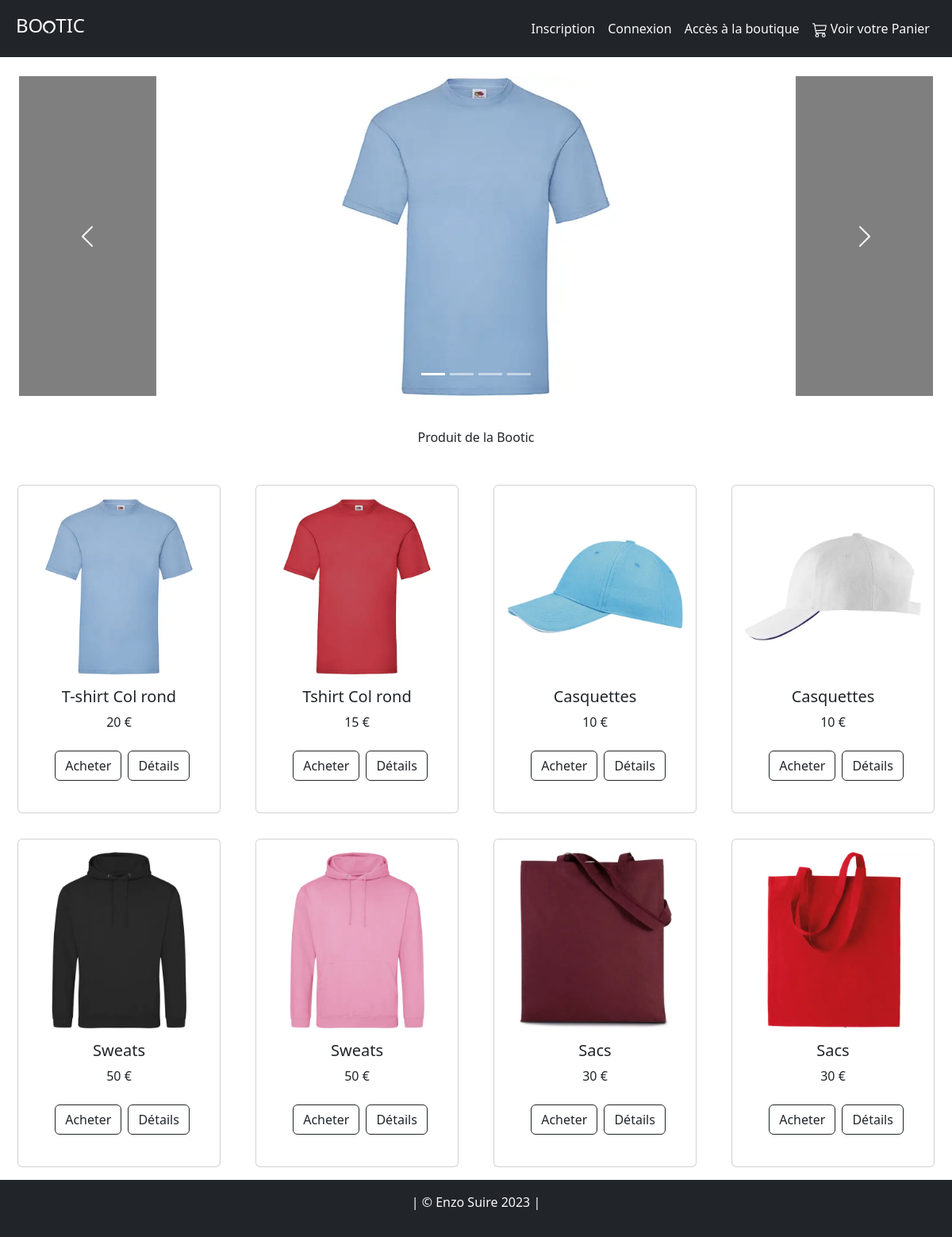
The app's page /Exercice-Bootic1/index.php with its own data.
### tables this page shows
CREATE TABLE `t_produit` (
  `id_produit` int(3) NOT NULL COMMENT 'Ce champ correspond au\r\nnuméro du produit qui sera\r\nauto-généré et incrémenté.',
  `reference` varchar(20) NOT NULL COMMENT 'Ce champ correspond à la\r\nréférence du produit. Il sera\r\nunique et par conséquent 2\r\nproduits ne pourront pas avoir\r\nla même référence.',
  `id_categorie` int(3) NOT NULL COMMENT 'Ce champ correspond a la\r\ncatégorie du produit.',
  `titre` varchar(100) NOT NULL COMMENT 'Ce champ correspond au titre\r\ndu produit.',
  `description` text NOT NULL COMMENT 'Ce champ correspond a la\r\ndescription du produit.',
  `couleur` varchar(20) NOT NULL COMMENT 'Ce champ correspond à la\r\ncouleur du produit.',
  `taille` varchar(5) NOT NULL COMMENT 'Ce champ correspond à la taille\r\ndu produit.',
  `public` enum('''f''','''m''','''mixte''') NOT NULL COMMENT 'Ce champ permettra de\r\ndéterminer à quel public est\r\ndestiné ce produit. Les choix\r\npossibles sont Homme (M), soit\r\nFemme (F) ou mixte (mixte).',
  `photo` varchar(250) NOT NULL COMMENT 'Ce champ correspond au\r\nchemin de la photo qui sera\r\nenregistré pour représenter le\r\nproduit. Ce ne sera pas le fichier\r\nimage directement mais bien\r\nson chemin qui sera enregistré.',
  `prix` int(3) NOT NULL COMMENT 'Ce champ correspond au prix du\r\nproduit.',
  `stock` int(3) NOT NULL COMMENT 'Ce champ correspond au stock\r\nrestant du produit.'
);

### Exercice-Bootic1/index.php (the view, shortened to what this page needs)
<?php include './inc/img/header.inc.php';
try {
    $username = "root";
    $password = '';
    $dsn = 'mysql:host=localhost;dbname=dbbootic;port=3306;charset=utf8';
    $db = new PDO($dsn, $username, $password);
    $db->setAttribute(PDO::ATTR_ERRMODE, PDO::ERRMODE_EXCEPTION);
    $req = $db->query('SELECT * FROM t_produit INNER JOIN t_categorie ON (t_produit.id_categorie = t_categorie.id_categorie)') ;
    $res = $req->fetchAll();
    echo' <div class="container-fluid  p-4">
    <div class="row">
        <div class="col-12" >
            <div id="carouselExampleCaptions" class="carousel slide ">
                        <div class="carousel-indicators ">
                                <button type="button" data-bs-target="#carouselExampleCaptions" data-bs-slide-to="0" class="active" aria-current="true" aria-label="Slide 1"></button>
                                <button type="button" data-bs-target="#carouselExampleCaptions" data-bs-slide-to="1" aria-label="Slide 2"></button>
                                <button type="button" data-bs-target="#carouselExampleCaptions" data-bs-slide-to="2" aria-label="Slide 3"></button>
                                <button type="button" data-bs-target="#carouselExampleCaptions" data-bs-slide-to="3" aria-label="Slide 4"></button>
                                </div>
                                <div class="carousel-inner " >
                                    <div class="carousel-item active ">
                                        <img src="./inc/img/t_shirt/ts_azur.webp" class="d-block    mx-auto" alt="..." style="width: 35%;">
                                        <div class="carousel-caption d-none d-md-block"></div>
                                    </div>
                                    <button class="carousel-control-prev" type="button" data-bs-target="#carouselExampleCaptions" data-bs-slide="prev" style="background-color: black">
                                    <span class="carousel-control-prev-icon" aria-hidden="true"></span>
                                    </button>
                                    <button class="carousel-control-next" type="button" data-bs-target="#carouselExampleCaptions" data-bs-slide="next" style="background-color: black">
                                    <span class="carousel-control-next-icon" aria-hidden="true"></span>
                                    </button>
                                </div>
                        </div>
            </div>
        </div>
    </div>
</div>';
    echo "<p class=\"text-center p-3\">Produit de la Bootic </p> ";
    echo "<div class=\"container-fluid mt-3 \">";
    echo "<div class=\"row\">";
    foreach ($res as $key => $value) {
        echo "<div class=\"col-lg-3 col-12  col-md-4 p-3 text-center\">";
        echo "<div class=\"card   mx-auto p-3\" style=\"width: 16rem;\">";
        echo "<img class=\"card-img-top\" src=\"../Exercice-Bootic1/inc/img/$value[8]\" alt=\"Card image cap\">";
        echo "<div class=\"card-body\">";
        echo "<h5 class=\"card-title text-center\">$value[3]</h5>";
        echo "<p class=\"card-text text-center \">$value[9] €  </p>";
        echo "<a href=\"panier.php?id=$value[0]\" class=\"btn btn-outline-dark m-2\">Acheter</a>";
        echo "<a href=\"produit.php?id=$value[0]\" class=\"btn btn-outline-dark\">Détails</a>";
        echo "</div>";
        echo "</div>";
        echo "</div>";
    }
    echo "</div>";
    echo "</div>";
} catch (PDOException $e) {
    echo 'Erreur : ' . $e->getMessage();
}
include './inc/img/footer.inc.php'; ?>

### Exercice-Bootic1/inc/img/header.inc.php (shortened to what this page needs)
<!DOCTYPE html>
<html lang="fr">
<head>
    <link rel="stylesheet" href="inc/css/styles.css">
    <link href="https://cdn.jsdelivr.net/npm/bootstrap@5.3.2/dist/css/bootstrap.min.css" rel="stylesheet">
</head>
<body>
<header class="bg-dark sticky-top p-2">
        <div class="container-fluid">
            <div class="row d-flex align-items-center">
                <div class="col-4">
                    <h4><a href="index.php " class="titre text-decoration-none text-light"> BOTIC</a></h4>
                </div>
                <div class="col-8 d-flex justify-content-end">
                    <nav class="navbar navbar-expand-md">
                        <div class="collapse navbar-collapse text-light " id="navbarNav">
                            <ul class="navbar-nav">
                                <li class="nav-item">
                                    <a class="nav-link active text-light" aria-current="page" href="inscription.php">Inscription</a>
                                </li>
                                <li class="nav-item">
                                    <a class="nav-link text-light" href="connexion.php">Connexion</a>
                                </li>
                                <li class="nav-item">
                                    <a class="nav-link text-light" href="index.php">Accès à la boutique</a>
                                </li>
                                <li class="nav-item">
                                    <a class="nav-link text-light" href="panier.php"> Voir votre Panier</a>
                                </li>
                            </ul>
                        </div>
                    </nav>
                </div>
            </div>
        </div>
    </header>

### Exercice-Bootic1/inc/img/footer.inc.php (shortened to what this page needs)
<footer class="bg-dark p-3 ">
        <div class="container-fluid  ">
            <div class="col-">
                <p class="text-light text-center"> | © Enzo Suire 2023 |</p>
            </div>
        </div>
</footer>
</body>
</html>

### Exercice-Bootic1/inc/css/styles.css (style rules this page uses)
body { background-color: rgb(214, 211, 211); }

### records on screen
t_produit: photo (picture), titre "T-shirt Col rond", prix "20"
t_produit: photo (picture), titre "Tshirt Col rond", prix "15"
t_produit: photo (picture), titre "Casquettes", prix "10"
t_produit: photo (picture), titre "Casquettes", prix "10"
t_produit: photo (picture), titre "Sweats", prix "50"
t_produit: photo (picture), titre "Sweats", prix "50"
t_produit: photo (picture), titre "Sacs", prix "30"
t_produit: photo (picture), titre "Sacs", prix "30"
